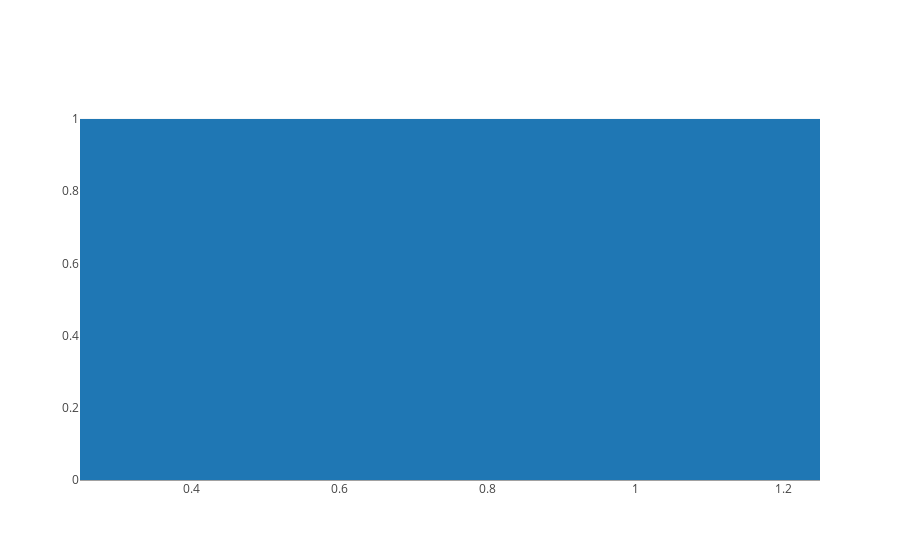

The notebook cell saved with this chart:
### Code cell
data = [go.Histogram(x=array_3by2[1], y = array_3by2[2])]
iplot(data)

### Figure 1 — Plotly figure (JSON) as saved in the notebook; plotly's stock layout.template omitted (floating-point values rounded to 4 significant figures)
{"data": [{"type": "histogram", "uid": "cec24f9e-daa5-11e8-8416-80fa5b2a4c05", "x": [0.5034, 0.935], "y": [0.3857, 0.9439]}], "layout": {}}
